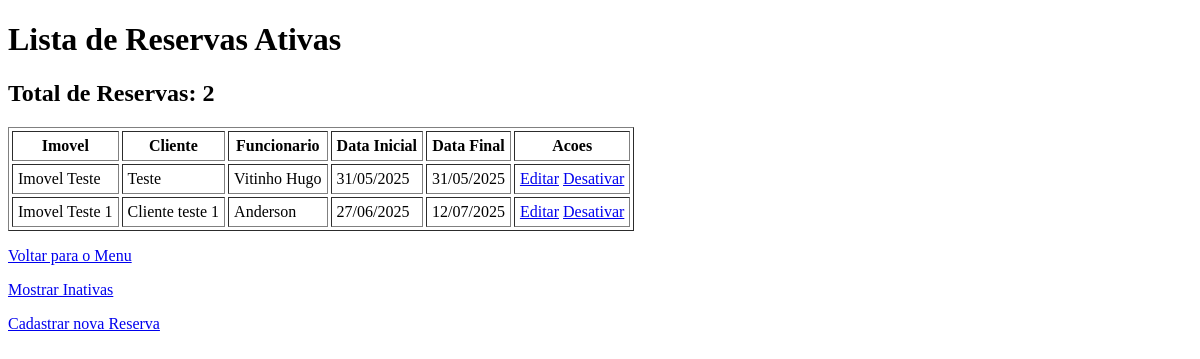
Page /reservas/ on the earlier database version.
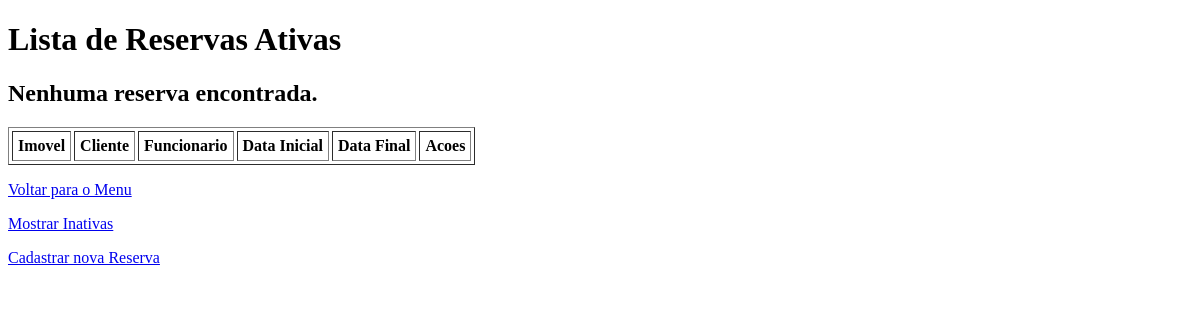
Same page on the later database version.
### imobiliaria/models.py (models this page shows, shortened)
class Reserva(models.Model):
    imovel = models.ForeignKey(Imovel, on_delete=models.RESTRICT)
    cliente = models.ForeignKey(Cliente, on_delete=models.RESTRICT)
    funcionario = models.ForeignKey(
        Funcionario, on_delete=models.SET_NULL, null=True)
    data_inicio = models.DateField()
    data_fim = models.DateField()
    ativo = models.BooleanField(default=True)
    class Meta:
        unique_together = ('imovel', 'data_inicio', 'data_fim')

class Imovel(models.Model):
    TIPO_CHOICES = [
        ('AP', 'Apartamento'),
        ('CA', 'Casa'),
        ('SC', 'Sala Comercial'),
    ]
    ESTADO_CHOICES = [
        ('AC', 'Acre'),
        ('AL', 'Alagoas'),
        ('AP', 'Amapá'),
        ('AM', 'Amazonas'),
        ('BA', 'Bahia'),
        ('CE', 'Ceará'),
        ('DF', 'Distrito Federal'),
        ('ES', 'Espírito Santo'),
        ('GO', 'Goiás'),
        ('MA', 'Maranhão'),
        ('MT', 'Mato Grosso'),
        ('MS', 'Mato Grosso do Sul'),
        ('MG', 'Minas Gerais'),
        ('PA', 'Pará'),
        ('PB', 'Paraíba'),
        ('PR', 'Paraná'),
        ('PE', 'Pernambuco'),
        ('PI', 'Piauí'),
        ('RJ', 'Rio de Janeiro'),
        ('RN', 'Rio Grande do Norte'),
        ('RS', 'Rio Grande do Sul'),
        ('RO', 'Rondônia'),
        ('RR', 'Roraima'),
        ('SC', 'Santa Catarina'),
        ('SP', 'São Paulo'),
        ('SE', 'Sergipe'),
        ('TO', 'Tocantins'),
    ]
    nome = models.CharField(max_length=100)
    tipo = models.CharField(max_length=2, choices=TIPO_CHOICES)
    endereco = models.CharField(max_length=255)
    cidade = models.CharField(max_length=100)
    estado = models.CharField(max_length=2, choices=ESTADO_CHOICES)
    disponivel = models.BooleanField(default=True)
    ativo = models.BooleanField(default=True)
    def __str__(self):
        return self.nome

class Cliente(models.Model):
    nome = models.CharField(max_length=100)
    email = models.EmailField(unique=True)
    telefone = models.CharField(max_length=20)
    cpf = models.CharField(max_length=14, unique=True)
    data_nascimento = models.DateField(null=True, blank=True)
    ativo = models.BooleanField(default=True)
    def __str__(self):
        return self.nome

class Funcionario(models.Model):
    CARGO_CHOICES = [
        ('GER', 'Gerente'),
        ('VEN', 'Vendedor'),
        ('ADM', 'Administrador'),
        ('SUP', 'Supervisor'),
    ]
    nome = models.CharField(max_length=100)
    email = models.EmailField(unique=True)
    telefone = models.CharField(max_length=20, blank=True)
    cargo = models.CharField(max_length=50, choices=CARGO_CHOICES)
    ativo = models.BooleanField(default=True)
    def __str__(self):
        return self.nome

### imobiliaria/views.py (the view)
# urls.py: path('reservas/', reservas, name='reservas'),
def reservas(request):
    reservas = Reserva.objects.filter(ativo=True)
    dados = {
        'reservas': reservas,
        'ativos': True,  # Para indicar que estamos mostrando reservas ativas
    }
    return render(request, 'reservas/index.html', dados)

### imobiliaria/templates/reservas/index.html (shortened to what this page needs)
<!DOCTYPE html>
<html lang="en">
  <head>
  </head>
  <body>
    {% if ativos %}
        <h1>Lista de Reservas Ativas</h1>
    {% else %}
        <h1>Lista de Reservas Inativas</h1>
    {% endif %}
    {% if reservas %}
        <h2>Total de Reservas: {{ reservas|length }}</h2>
    {% else %}
        <h2>Nenhuma reserva encontrada.</h2>
    {% endif %}
    <table border="1" cellpadding="5" cellspacing="3">
      <tr>
        <th>Imovel</th>
        <th>Cliente</th>
        <th>Funcionario</th>
        <th>Data Inicial</th>
        <th>Data Final</th>
        <th>Acoes</th>
      </tr>
      {% for reserva in reservas %}
      <tr>
        <td>{{ reserva.imovel }}</td>
        <td>{{ reserva.cliente }}</td>
        <td>{{ reserva.funcionario }}</td>
        <td>{{ reserva.data_inicio|date:"d/m/Y" }}</td>
        <td>{{ reserva.data_fim|date:"d/m/Y" }}</td>
        <td>
          {% if ativos %}
                <a href="{% url 'reserva_editar' resreva.id %}">Editar</a>
                <a href="{% url 'desativar_reserva' reserva.id %}">Desativar</a>
            {% else %}
                <a href="{% url 'ativar_reserva' reserva.id %}">Ativar</a>
            {% endif %}
          </td>
      </tr>
      {% endfor %}
    </table>
    <p><a href=" {% url 'index' %}">Voltar para o Menu</a></p>
    {% if ativos %}
        <p><a href="{% url 'reservas_inativas' %}">Mostrar Inativas</a></p>
    {% else %}
        <p><a href="{% url 'reservas_ativos' %}">Mostrar Ativas</a></p>
    {% endif %}
    <div><a href="{% url 'reservas_cadastrar' %}"> Cadastrar nova Reserva </a></div>
  </body>
</html>

Differences in the rows shown:
removed Reserva: imovel "Imovel Teste", cliente "Teste", funcionario "Vitinho Hugo", data_inicio "31/05/2025", data_fim "31/05/2025"
removed Reserva: imovel "Imovel Teste 1", cliente "Cliente teste 1", funcionario "Anderson", data_inicio "27/06/2025", data_fim "12/07/2025"
Other differences:
{{ reservas|length }}: "2" → (not shown)
text no longer shown: "Total de Reservas:"
text now shown: "Nenhuma reserva encontrada."
